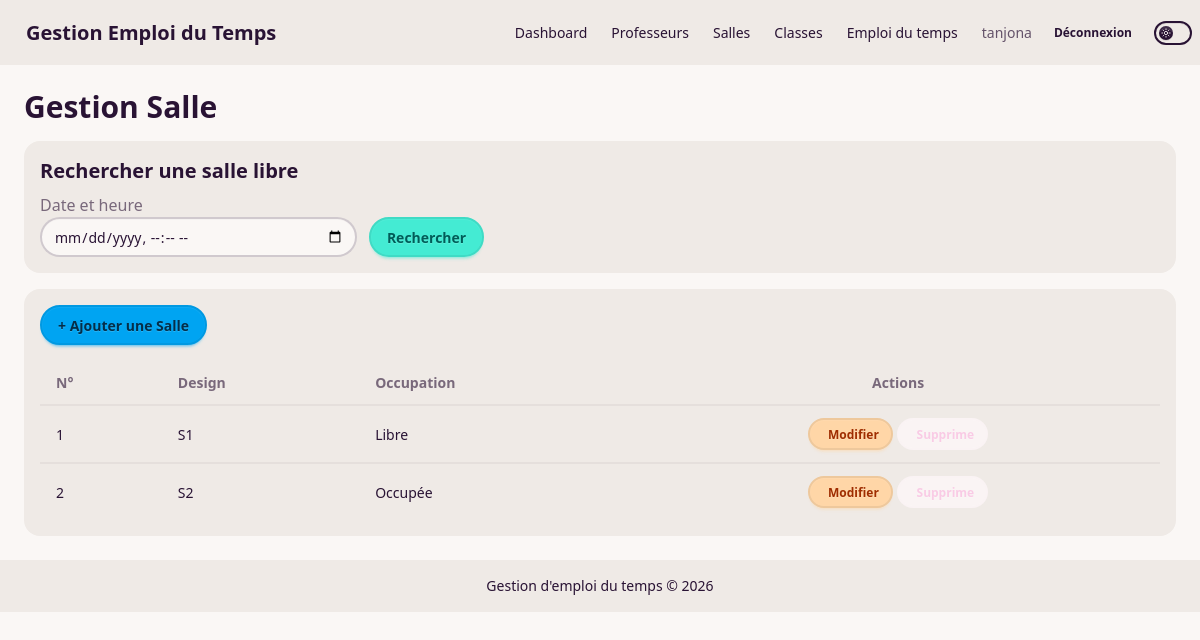
The page /salle/ (signed in) on the database as committed earlier.
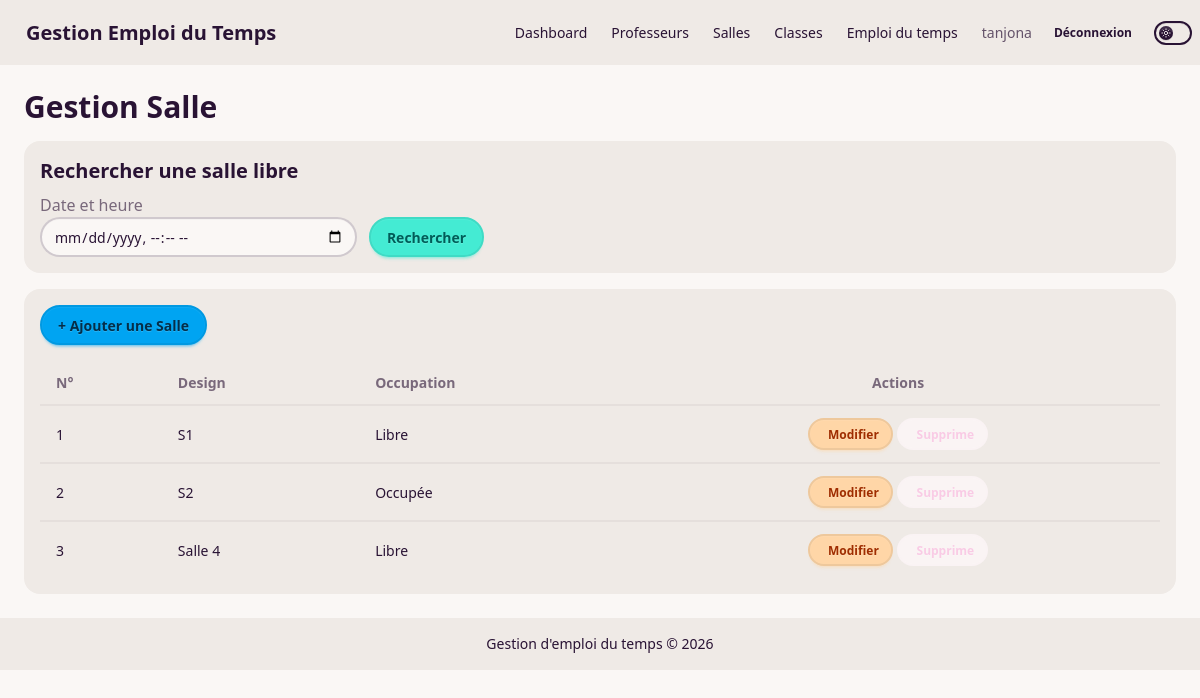
The same page on the database as committed later.
### emploi/models.py (models this page shows, shortened)
class Salle(models.Model):
    OCCUPATION_CHOICES = [
        ("Libre", "Libre"),
        ("Occupee", "Occupée"),
    ]
    idsalle = models.AutoField(primary_key=True)
    design = models.CharField(max_length=100)
    occupation = models.CharField(
        max_length=10,
        choices=OCCUPATION_CHOICES
    )

### emploi/views.py (the view, shortened to what this page needs)
# urls.py: path('salle/', login_required(views.list_salle), name="salle"),
def list_salle(request):
    salles = Salle.objects.all()
    form = SalleForms()
    date_recherche = request.GET.get('date_recherche')
    salles_libres = None
    return render(request, "salle/salle.html", {
        'salles': salles,
        'form': form,
        'date_recherche': date_recherche,
        'salles_libres': salles_libres,
    })

### emploi/forms.py
class SalleForms(forms.ModelForm):
    class Meta:
        model = Salle
        fields = ['design', "occupation"]

### emploi/templates/salle/salle.html (shortened to what this page needs)
{% extends "base.html" %}
{% block content %}
<h1 class="text-3xl font-bold">
    Gestion Salle
</h1>
<div class="w-full bg-base-200 p-4 rounded-2xl mt-4 mb-4">
    <h2 class="text-xl font-bold mb-2">Rechercher une salle libre</h2>
    <form method="GET" class="flex flex-wrap items-end gap-3">
        <div class="form-control">
            <label class="label"><span class="label-text">Date et heure</span></label>
            <input type="datetime-local" name="date_recherche" value="{{ date_recherche|default:'' }}"
                class="input input-bordered" required />
        </div>
        <button type="submit" class="btn btn-primary">Rechercher</button>
    </form>
</div>
<div class="w-full bg-base-200 p-4 rounded-2xl">
     <div class="mb-4">
        <button class="btn btn-info" onclick="mdajt.showModal()">
            + Ajouter une Salle
        </button>
     </div>
      <div class="overflow-x-auto">
            <table class="table table-zebra w-full">
                <thead>
                    <tr>
                        <th>N°</th>
                        <th>Design</th>
                        <th>Occupation</th>
                        <th class="text-center">Actions</th>
                    </tr>
                </thead>
                <tbody>
                    {%for sl in salles%}
                    <tr>
                        <td>{{sl.idsalle}}</td>
                        <td>{{sl.design}}</td>
                        <td>{{sl.get_occupation_display}}</td>
                        <td class="text-center">
                            <button class="btn btn-sm btn-accent" type="button" onclick="document.getElementById('md_modif_{{sl.idsalle}}').showModal()">
                                Modifier
                            </button>
                            <button class="btn btn-soft btn-sm btn-secondary" type="button" onclick="document.getElementById('md_sup_{{sl.idsalle}}').showModal()">
                                Supprime
                            </button>
                        </td>
                    </tr>
                    {%endfor%}
                </tbody>
            </table>
      </div>
</div>
{%endblock%}

Rows that differ between the two databases and show on the page:
added Salle: idsalle "3", design "Salle 4", occupation "Libre"
